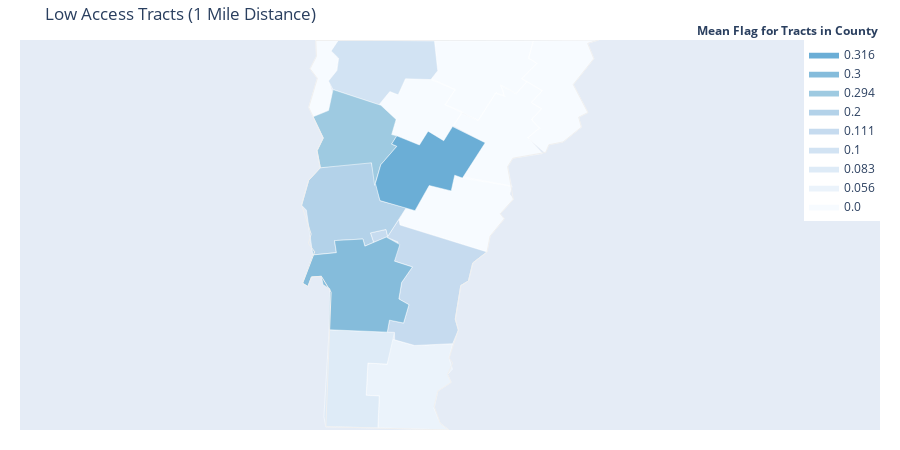

Source (notebook cell):
### Code cell
LATracts1 = condensed_counties['LATracts1']
LATracts1 = LATracts1.round(3).values

LATracts1_map = gen_choropleth(LATracts1, 'Low Access Tracts (1 Mile Distance)', 'Mean Flag for Tracts in County', fips)
LATracts1_map.show()

### Figure 1 — Plotly figure (JSON) as saved in the notebook; plotly's stock layout.template omitted (floating-point values rounded to 4 significant figures)
{"data": [{"fill": "toself", "fillcolor": "#f7fbff", "hoverinfo": "none", "line": {"color": "rgb(255,255,255)", "width": 0.5}, "mode": "lines", "name": "0.0", "type": "scatter", "x": [-72.43, -72.37, -72.26, -72.15, -72.09, -72.11, -72.01, -71.94, -71.84, -71.91, -71.84, -71.91, -71.86, -71.93, -71.84, -72.03, -72.07, -72.04, -72.37, -72.22, -72.43, null, -71.96, -71.87, -71.93, -71.9, -71.46, -71.54, -71.49, -71.63, -71.53, -71.6, -71.58, -71.7, -71.79, -71.82, -71.93, -71.86, -71.91, -71.84, -71.91, -71.84, -71.97, -71.96, null, -73.39, -73.33, -73.38, -73.34, -73.34, -73.19, -73.24, -73.19, -73.21, -73.26, -73.23, -73.25, -73.36, -73.39, null, -72.93, -72.85, -72.8, -72.75, -72.61, -72.42, -72.48, -72.37, -72.49, -72.6, -72.65, -72.84, -72.81, -72.93, null, -72.79, -72.74, -72.68, -72.59, -72.44, -72.42, -72.04, -72.05, -72.03, -72.12, -72.09, -72.18, -72.21, -72.78, -72.79, null, -72.53, -72.55, -71.9, -71.93, -71.87, -71.97, -71.94, -72.01, -72.11, -72.09, -72.15, -72.26, -72.48, -72.42, -72.58, -72.53, null], "y": [44.51, 44.58, 44.54, 44.7, 44.68, 44.75, 44.7, 44.77, 44.72, 44.65, 44.61, 44.55, 44.5, 44.44, 44.35, 44.32, 44.27, 44.16, 44.2, 44.41, 44.51, null, 44.8, 44.88, 44.91, 45.01, 45.01, 44.99, 44.9, 44.75, 44.59, 44.56, 44.5, 44.42, 44.4, 44.35, 44.44, 44.5, 44.55, 44.61, 44.65, 44.72, 44.79, 44.8, null, 44.62, 44.79, 44.85, 44.92, 45.01, 45.01, 44.95, 44.9, 44.83, 44.78, 44.69, 44.61, 44.56, 44.62, null, 44.64, 44.71, 44.69, 44.79, 44.8, 44.72, 44.63, 44.59, 44.42, 44.48, 44.4, 44.46, 44.55, 44.64, null, 43.96, 44.03, 44.01, 44.16, 44.13, 44.22, 44.16, 44.11, 44.08, 43.99, 43.97, 43.86, 43.77, 43.93, 43.96, null, 44.83, 45.01, 45.01, 44.91, 44.88, 44.79, 44.77, 44.7, 44.75, 44.68, 44.7, 44.54, 44.63, 44.72, 44.78, 44.83, null]}, {"fill": "toself", "fillcolor": "#ebf3fb", "hoverinfo": "none", "line": {"color": "rgb(255,255,255)", "width": 0.5}, "mode": "lines", "name": "0.056", "type": "scatter", "x": [-73.01, -73.0, -72.87, -72.85, -72.69, -72.43, -72.46, -72.44, -72.47, -72.44, -72.53, -72.56, -72.52, -72.46, -72.93, -72.92, -73.01, -73.01, null], "y": [42.96, 43.12, 43.11, 43.26, 43.22, 43.23, 43.15, 43.08, 43.05, 43.01, 42.95, 42.85, 42.77, 42.73, 42.74, 42.93, 42.93, 42.96, null]}, {"fill": "toself", "fillcolor": "#deebf7", "hoverinfo": "none", "line": {"color": "rgb(255,255,255)", "width": 0.5}, "mode": "lines", "name": "0.083", "type": "scatter", "x": [-73.29, -73.25, -72.82, -72.87, -73.0, -73.01, -72.92, -72.93, -73.28, -73.29, null], "y": [42.8, 43.31, 43.3, 43.11, 43.12, 42.93, 42.93, 42.74, 42.75, 42.8, null]}, {"fill": "toself", "fillcolor": "#d2e3f3", "hoverinfo": "none", "line": {"color": "rgb(255,255,255)", "width": 0.5}, "mode": "lines", "name": "0.1", "type": "scatter", "x": [-73.26, -73.2, -73.19, -73.24, -73.19, -72.55, -72.53, -72.58, -72.75, -72.8, -72.85, -72.92, -73.23, -73.26, null], "y": [44.77, 44.84, 44.91, 44.95, 45.01, 45.01, 44.83, 44.78, 44.79, 44.69, 44.71, 44.63, 44.72, 44.77, null]}, {"fill": "toself", "fillcolor": "#c6dbef", "hoverinfo": "none", "line": {"color": "rgb(255,255,255)", "width": 0.5}, "mode": "lines", "name": "0.111", "type": "scatter", "x": [-72.98, -72.88, -72.87, -72.79, -72.78, -72.21, -72.3, -72.33, -72.38, -72.42, -72.4, -72.43, -72.69, -72.82, -72.82, -72.87, -72.85, -72.76, -72.72, -72.79, -72.77, -72.7, -72.82, -72.8, -72.87, -72.96, -72.98, null], "y": [43.88, 43.9, 43.86, 43.96, 43.93, 43.77, 43.71, 43.6, 43.57, 43.38, 43.31, 43.23, 43.22, 43.26, 43.3, 43.3, 43.37, 43.35, 43.46, 43.5, 43.59, 43.68, 43.72, 43.83, 43.86, 43.83, 43.88, null]}, {"fill": "toself", "fillcolor": "#b3d2e9", "hoverinfo": "none", "line": {"color": "rgb(255,255,255)", "width": 0.5}, "mode": "lines", "name": "0.2", "type": "scatter", "x": [-73.44, -73.39, -73.31, -73.02, -72.97, -72.92, -72.74, -72.87, -72.88, -72.98, -72.96, -73.02, -73.03, -73.22, -73.21, -73.36, -73.41, -73.44, null], "y": [44.05, 44.19, 44.26, 44.3, 44.29, 44.07, 44.03, 43.86, 43.9, 43.88, 43.83, 43.8, 43.85, 43.84, 43.77, 43.75, 44.02, 44.05, null]}, {"fill": "toself", "fillcolor": "#9ecae1", "hoverinfo": "none", "line": {"color": "rgb(255,255,255)", "width": 0.5}, "mode": "lines", "name": "0.294", "type": "scatter", "x": [-73.36, -73.26, -73.23, -72.91, -72.81, -72.84, -72.8, -72.84, -72.8, -72.91, -72.95, -72.97, -73.31, -73.33, -73.29, -73.36, null], "y": [44.56, 44.6, 44.72, 44.63, 44.55, 44.46, 44.45, 44.4, 44.39, 44.28, 44.16, 44.29, 44.26, 44.36, 44.44, 44.56, null]}, {"fill": "toself", "fillcolor": "#85bcdb", "hoverinfo": "none", "line": {"color": "rgb(255,255,255)", "width": 0.5}, "mode": "lines", "name": "0.3", "type": "scatter", "x": [-73.43, -73.36, -73.21, -73.22, -73.03, -73.02, -72.87, -72.78, -72.82, -72.7, -72.77, -72.79, -72.72, -72.76, -72.85, -72.87, -73.25, -73.25, -73.29, -73.31, -73.37, -73.4, -73.43, null], "y": [43.59, 43.75, 43.77, 43.84, 43.85, 43.8, 43.86, 43.81, 43.72, 43.68, 43.59, 43.5, 43.46, 43.35, 43.37, 43.3, 43.31, 43.55, 43.58, 43.63, 43.62, 43.57, 43.59, null]}, {"fill": "toself", "fillcolor": "#6baed6", "hoverinfo": "none", "line": {"color": "rgb(255,255,255)", "width": 0.5}, "mode": "lines", "name": "0.316", "type": "scatter", "x": [-72.95, -72.91, -72.8, -72.84, -72.8, -72.65, -72.6, -72.49, -72.43, -72.22, -72.37, -72.42, -72.44, -72.59, -72.68, -72.92, -72.95, null], "y": [44.17, 44.28, 44.39, 44.4, 44.45, 44.4, 44.48, 44.42, 44.51, 44.41, 44.2, 44.22, 44.13, 44.16, 44.01, 44.07, 44.17, null]}, {"hoverinfo": "text", "legendgroup": "centroids", "marker": {"color": "white", "opacity": 0}, "mode": "markers", "name": "US Counties", "selected": {"marker": {"color": "white", "opacity": 1, "size": 3}}, "showlegend": false, "text": ["County: Addison<br>State: Vermont<br>FIPS: 50001<br>Value: 0.2", "County: Bennington<br>State: Vermont<br>FIPS: 50003<br>Value: 0.083", "County: Caledonia<br>State: Vermont<br>FIPS: 50005<br>Value: 0.0", "County: Chittenden<br>State: Vermont<br>FIPS: 50007<br>Value: 0.294", "County: Essex<br>State: Vermont<br>FIPS: 50009<br>Value: 0.0", "County: Franklin<br>State: Vermont<br>FIPS: 50011<br>Value: 0.1", "County: Grand Isle<br>State: Vermont<br>FIPS: 50013<br>Value: 0.0", "County: Lamoille<br>State: Vermont<br>FIPS: 50015<br>Value: 0.0", "County: Orange<br>State: Vermont<br>FIPS: 50017<br>Value: 0.0", "County: Orleans<br>State: Vermont<br>FIPS: 50019<br>Value: 0.0", "County: Rutland<br>State: Vermont<br>FIPS: 50021<br>Value: 0.3", "County: Washington<br>State: Vermont<br>FIPS: 50023<br>Value: 0.316", "County: Windham<br>State: Vermont<br>FIPS: 50025<br>Value: 0.056", "County: Windsor<br>State: Vermont<br>FIPS: 50027<br>Value: 0.111"], "type": "scatter", "unselected": {"marker": {"opacity": 0}}, "x": [-73.14, -73.09, -72.1, -73.08, -71.74, -72.91, -73.29, -72.64, -72.38, -72.24, -73.04, -72.61, -72.71, -72.59], "y": [44.03, 43.04, 44.46, 44.46, 44.73, 44.86, 44.8, 44.61, 44.01, 44.83, 43.58, 44.27, 42.99, 43.58]}, {"hoverinfo": "text", "legendgroup": "States", "line": {"color": "rgb(240, 240, 240)", "width": 1}, "mode": "lines", "showlegend": false, "type": "scatter", "x": [-73.44, -73.39, -73.31, -73.33, -73.29, -73.39, -73.33, -73.38, -73.34, -73.34, -71.46, -71.54, -71.49, -71.63, -71.53, -71.6, -71.58, -71.7, -71.79, -71.81, -72.03, -72.07, -72.03, -72.12, -72.09, -72.18, -72.2, -72.3, -72.33, -72.38, -72.42, -72.4, -72.46, -72.43, -72.47, -72.44, -72.53, -72.56, -72.52, -72.46, -73.28, -73.24, -73.31, -73.37, -73.4, -73.43, -73.35, -73.39, -73.37, -73.44, null], "y": [44.05, 44.19, 44.27, 44.36, 44.44, 44.62, 44.79, 44.85, 44.92, 45.01, 45.01, 44.99, 44.9, 44.75, 44.59, 44.56, 44.5, 44.42, 44.4, 44.35, 44.32, 44.27, 44.08, 43.99, 43.97, 43.86, 43.77, 43.71, 43.6, 43.57, 43.38, 43.31, 43.15, 43.12, 43.05, 43.01, 42.95, 42.87, 42.77, 42.73, 42.75, 43.53, 43.63, 43.62, 43.57, 43.59, 43.77, 43.82, 43.88, 44.05, null]}], "layout": {"annotations": [{"showarrow": false, "text": "<b>Mean Flag for Tracts in County</b>", "x": 1, "xanchor": "right", "xref": "paper", "y": 1.05, "yref": "paper"}], "dragmode": "select", "height": 450, "hovermode": "closest", "legend": {"traceorder": "reversed", "x": 1, "xanchor": "right", "y": 1, "yanchor": "top"}, "margin": {"b": 20, "l": 20, "r": 20, "t": 40}, "title": {"text": "Low Access Tracts (1 Mile Distance)"}, "width": 900, "xaxis": {"autorange": false, "fixedrange": true, "range": [-75.31, -69.59], "showgrid": false, "showticklabels": false, "zeroline": false}, "yaxis": {"autorange": false, "fixedrange": true, "range": [42.73, 45.01], "showgrid": false, "showticklabels": false, "zeroline": false}}}
